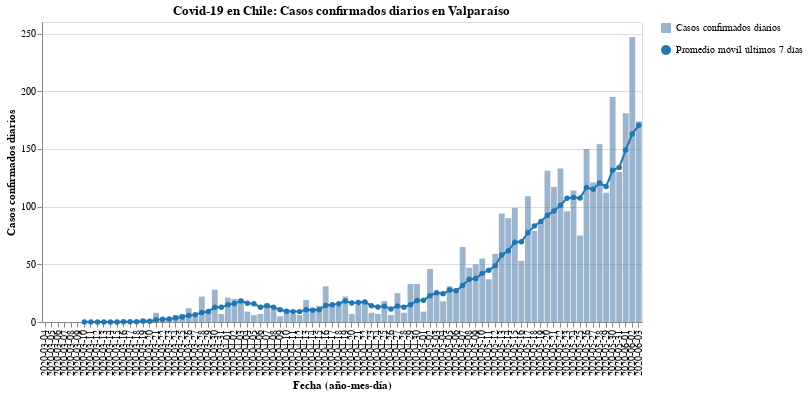

Notebook source saved alongside this figure:
### Code cell
#hide_input
bars, line = my_cases_plot(region)
(bars + line).properties(
    title=f'Covid-19 en Chile: Casos confirmados diarios en {region}',
    width=600
)

### Figure 1 — Vega-Lite specification as saved in the notebook (floating-point values rounded to 4 significant figures)
{"config": {"view": {"continuousWidth": 400, "continuousHeight": 300}}, "layer": [{"mark": {"type": "bar", "opacity": 0.7}, "encoding": {"opacity": {"type": "nominal", "field": "Casos confirmados diarios", "legend": {"title": ""}}, "tooltip": [{"type": "nominal", "field": "Fecha"}, {"type": "quantitative", "field": "Casos confirmados"}], "x": {"type": "nominal", "axis": {"title": "Fecha (año-mes-día)"}, "field": "Fecha"}, "y": {"type": "quantitative", "axis": {"title": "Casos confirmados diarios"}, "field": "Casos confirmados"}}}, {"mark": {"type": "line", "color": "#1f77b4", "point": {"filled": true, "fill": "#1f77b4"}}, "encoding": {"shape": {"type": "nominal", "field": "Promedio móvil últimos 7 días", "legend": {"title": ""}}, "x": {"type": "nominal", "axis": {"title": "Fecha (año-mes-día)"}, "field": "Fecha"}, "y": {"type": "quantitative", "field": "Rolling"}}}], "data": {"name": "data-db1f5ab340fe4c16c5cc897d50a43fb3"}, "title": "Covid-19 en Chile: Casos confirmados diarios en Valparaíso", "width": 600, "$schema": "https://vega.github.io/schema/vega-lite/v4.8.1.json", "datasets": {"data-db1f5ab340fe4c16c5cc897d50a43fb3": [{"Fecha": "2020-03-04", "Casos confirmados": 0, "Rolling": null, "Casos confirmados diarios": "Casos confirmados diarios", "Promedio móvil últimos 7 días": "Promedio móvil últimos 7 días"}, {"Fecha": "2020-03-05", "Casos confirmados": 0, "Rolling": null, "Casos confirmados diarios": "Casos confirmados diarios", "Promedio móvil últimos 7 días": "Promedio móvil últimos 7 días"}, {"Fecha": "2020-03-06", "Casos confirmados": 0, "Rolling": null, "Casos confirmados diarios": "Casos confirmados diarios", "Promedio móvil últimos 7 días": "Promedio móvil últimos 7 días"}, {"Fecha": "2020-03-07", "Casos confirmados": 0, "Rolling": null, "Casos confirmados diarios": "Casos confirmados diarios", "Promedio móvil últimos 7 días": "Promedio móvil últimos 7 días"}, {"Fecha": "2020-03-08", "Casos confirmados": 0, "Rolling": null, "Casos confirmados diarios": "Casos confirmados diarios", "Promedio móvil últimos 7 días": "Promedio móvil últimos 7 días"}, {"Fecha": "2020-03-09", "Casos confirmados": 0, "Rolling": null, "Casos confirmados diarios": "Casos confirmados diarios", "Promedio móvil últimos 7 días": "Promedio móvil últimos 7 días"}, {"Fecha": "2020-03-10", "Casos confirmados": 0, "Rolling": 0.0, "Casos confirmados diarios": "Casos confirmados diarios", "Promedio móvil últimos 7 días": "Promedio móvil últimos 7 días"}, {"Fecha": "2020-03-11", "Casos confirmados": 0, "Rolling": 0.0, "Casos confirmados diarios": "Casos confirmados diarios", "Promedio móvil últimos 7 días": "Promedio móvil últimos 7 días"}, {"Fecha": "2020-03-12", "Casos confirmados": 0, "Rolling": 0.0, "Casos confirmados diarios": "Casos confirmados diarios", "Promedio móvil últimos 7 días": "Promedio móvil últimos 7 días"}, {"Fecha": "2020-03-13", "Casos confirmados": 0, "Rolling": 0.0, "Casos confirmados diarios": "Casos confirmados diarios", "Promedio móvil últimos 7 días": "Promedio móvil últimos 7 días"}, {"Fecha": "2020-03-14", "Casos confirmados": 0, "Rolling": 0.0, "Casos confirmados diarios": "Casos confirmados diarios", "Promedio móvil últimos 7 días": "Promedio móvil últimos 7 días"}, {"Fecha": "2020-03-15", "Casos confirmados": 0, "Rolling": 0.0, "Casos confirmados diarios": "Casos confirmados diarios", "Promedio móvil últimos 7 días": "Promedio móvil últimos 7 días"}, {"Fecha": "2020-03-16", "Casos confirmados": 1, "Rolling": 0.1429, "Casos confirmados diarios": "Casos confirmados diarios", "Promedio móvil últimos 7 días": "Promedio móvil últimos 7 días"}, {"Fecha": "2020-03-17", "Casos confirmados": 0, "Rolling": 0.1429, "Casos confirmados diarios": "Casos confirmados diarios", "Promedio móvil últimos 7 días": "Promedio móvil últimos 7 días"}, {"Fecha": "2020-03-18", "Casos confirmados": 0, "Rolling": 0.1429, "Casos confirmados diarios": "Casos confirmados diarios", "Promedio móvil últimos 7 días": "Promedio móvil últimos 7 días"}, {"Fecha": "2020-03-19", "Casos confirmados": 3, "Rolling": 0.5714, "Casos confirmados diarios": "Casos confirmados diarios", "Promedio móvil últimos 7 días": "Promedio móvil últimos 7 días"}, {"Fecha": "2020-03-20", "Casos confirmados": 1, "Rolling": 0.7143, "Casos confirmados diarios": "Casos confirmados diarios", "Promedio móvil últimos 7 días": "Promedio móvil últimos 7 días"}, {"Fecha": "2020-03-21", "Casos confirmados": 8, "Rolling": 1.857, "Casos confirmados diarios": "Casos confirmados diarios", "Promedio móvil últimos 7 días": "Promedio móvil últimos 7 días"}, {"Fecha": "2020-03-22", "Casos confirmados": 3, "Rolling": 2.286, "Casos confirmados diarios": "Casos confirmados diarios", "Promedio móvil últimos 7 días": "Promedio móvil últimos 7 días"}, {"Fecha": "2020-03-23", "Casos confirmados": 3, "Rolling": 2.571, "Casos confirmados diarios": "Casos confirmados diarios", "Promedio móvil últimos 7 días": "Promedio móvil últimos 7 días"}, {"Fecha": "2020-03-24", "Casos confirmados": 6, "Rolling": 3.429, "Casos confirmados diarios": "Casos confirmados diarios", "Promedio móvil últimos 7 días": "Promedio móvil últimos 7 días"}, {"Fecha": "2020-03-25", "Casos confirmados": 7, "Rolling": 4.429, "Casos confirmados diarios": "Casos confirmados diarios", "Promedio móvil últimos 7 días": "Promedio móvil últimos 7 días"}, {"Fecha": "2020-03-26", "Casos confirmados": 12, "Rolling": 5.714, "Casos confirmados diarios": "Casos confirmados diarios", "Promedio móvil últimos 7 días": "Promedio móvil últimos 7 días"}, {"Fecha": "2020-03-27", "Casos confirmados": 5, "Rolling": 6.286, "Casos confirmados diarios": "Casos confirmados diarios", "Promedio móvil últimos 7 días": "Promedio móvil últimos 7 días"}, {"Fecha": "2020-03-28", "Casos confirmados": 22, "Rolling": 8.286, "Casos confirmados diarios": "Casos confirmados diarios", "Promedio móvil últimos 7 días": "Promedio móvil últimos 7 días"}, {"Fecha": "2020-03-29", "Casos confirmados": 9, "Rolling": 9.143, "Casos confirmados diarios": "Casos confirmados diarios", "Promedio móvil últimos 7 días": "Promedio móvil últimos 7 días"}, {"Fecha": "2020-03-30", "Casos confirmados": 28, "Rolling": 12.71, "Casos confirmados diarios": "Casos confirmados diarios", "Promedio móvil últimos 7 días": "Promedio móvil últimos 7 días"}, {"Fecha": "2020-03-31", "Casos confirmados": 7, "Rolling": 12.86, "Casos confirmados diarios": "Casos confirmados diarios", "Promedio móvil últimos 7 días": "Promedio móvil últimos 7 días"}, {"Fecha": "2020-04-01", "Casos confirmados": 21, "Rolling": 14.86, "Casos confirmados diarios": "Casos confirmados diarios", "Promedio móvil últimos 7 días": "Promedio móvil últimos 7 días"}, {"Fecha": "2020-04-02", "Casos confirmados": 20, "Rolling": 16.0, "Casos confirmados diarios": "Casos confirmados diarios", "Promedio móvil últimos 7 días": "Promedio móvil últimos 7 días"}, {"Fecha": "2020-04-03", "Casos confirmados": 20, "Rolling": 18.14, "Casos confirmados diarios": "Casos confirmados diarios", "Promedio móvil últimos 7 días": "Promedio móvil últimos 7 días"}, {"Fecha": "2020-04-04", "Casos confirmados": 9, "Rolling": 16.29, "Casos confirmados diarios": "Casos confirmados diarios", "Promedio móvil últimos 7 días": "Promedio móvil últimos 7 días"}, {"Fecha": "2020-04-05", "Casos confirmados": 6, "Rolling": 15.86, "Casos confirmados diarios": "Casos confirmados diarios", "Promedio móvil últimos 7 días": "Promedio móvil últimos 7 días"}, {"Fecha": "2020-04-06", "Casos confirmados": 7, "Rolling": 12.86, "Casos confirmados diarios": "Casos confirmados diarios", "Promedio móvil últimos 7 días": "Promedio móvil últimos 7 días"}, {"Fecha": "2020-04-07", "Casos confirmados": 16, "Rolling": 14.14, "Casos confirmados diarios": "Casos confirmados diarios", "Promedio móvil últimos 7 días": "Promedio móvil últimos 7 días"}, {"Fecha": "2020-04-08", "Casos confirmados": 11, "Rolling": 12.71, "Casos confirmados diarios": "Casos confirmados diarios", "Promedio móvil últimos 7 días": "Promedio móvil últimos 7 días"}, {"Fecha": "2020-04-09", "Casos confirmados": 5, "Rolling": 10.57, "Casos confirmados diarios": "Casos confirmados diarios", "Promedio móvil últimos 7 días": "Promedio móvil últimos 7 días"}, {"Fecha": "2020-04-10", "Casos confirmados": 11, "Rolling": 9.286, "Casos confirmados diarios": "Casos confirmados diarios", "Promedio móvil últimos 7 días": "Promedio móvil últimos 7 días"}, {"Fecha": "2020-04-11", "Casos confirmados": 7, "Rolling": 9.0, "Casos confirmados diarios": "Casos confirmados diarios", "Promedio móvil últimos 7 días": "Promedio móvil últimos 7 días"}, {"Fecha": "2020-04-12", "Casos confirmados": 6, "Rolling": 9.0, "Casos confirmados diarios": "Casos confirmados diarios", "Promedio móvil últimos 7 días": "Promedio móvil últimos 7 días"}, {"Fecha": "2020-04-13", "Casos confirmados": 19, "Rolling": 10.71, "Casos confirmados diarios": "Casos confirmados diarios", "Promedio móvil últimos 7 días": "Promedio móvil últimos 7 días"}, {"Fecha": "2020-04-14", "Casos confirmados": 12, "Rolling": 10.14, "Casos confirmados diarios": "Casos confirmados diarios", "Promedio móvil últimos 7 días": "Promedio móvil últimos 7 días"}, {"Fecha": "2020-04-15", "Casos confirmados": 14, "Rolling": 10.57, "Casos confirmados diarios": "Casos confirmados diarios", "Promedio móvil últimos 7 días": "Promedio móvil últimos 7 días"}, {"Fecha": "2020-04-16", "Casos confirmados": 31, "Rolling": 14.29, "Casos confirmados diarios": "Casos confirmados diarios", "Promedio móvil últimos 7 días": "Promedio móvil últimos 7 días"}, {"Fecha": "2020-04-17", "Casos confirmados": 15, "Rolling": 14.86, "Casos confirmados diarios": "Casos confirmados diarios", "Promedio móvil últimos 7 días": "Promedio móvil últimos 7 días"}, {"Fecha": "2020-04-18", "Casos confirmados": 14, "Rolling": 15.86, "Casos confirmados diarios": "Casos confirmados diarios", "Promedio móvil últimos 7 días": "Promedio móvil últimos 7 días"}, {"Fecha": "2020-04-19", "Casos confirmados": 22, "Rolling": 18.14, "Casos confirmados diarios": "Casos confirmados diarios", "Promedio móvil últimos 7 días": "Promedio móvil últimos 7 días"}, {"Fecha": "2020-04-20", "Casos confirmados": 7, "Rolling": 16.43, "Casos confirmados diarios": "Casos confirmados diarios", "Promedio móvil últimos 7 días": "Promedio móvil últimos 7 días"}, {"Fecha": "2020-04-21", "Casos confirmados": 15, "Rolling": 16.86, "Casos confirmados diarios": "Casos confirmados diarios", "Promedio móvil últimos 7 días": "Promedio móvil últimos 7 días"}, {"Fecha": "2020-04-22", "Casos confirmados": 18, "Rolling": 17.43, "Casos confirmados diarios": "Casos confirmados diarios", "Promedio móvil últimos 7 días": "Promedio móvil últimos 7 días"}, {"Fecha": "2020-04-23", "Casos confirmados": 8, "Rolling": 14.14, "Casos confirmados diarios": "Casos confirmados diarios", "Promedio móvil últimos 7 días": "Promedio móvil últimos 7 días"}, {"Fecha": "2020-04-24", "Casos confirmados": 7, "Rolling": 13.0, "Casos confirmados diarios": "Casos confirmados diarios", "Promedio móvil últimos 7 días": "Promedio móvil últimos 7 días"}, {"Fecha": "2020-04-25", "Casos confirmados": 18, "Rolling": 13.57, "Casos confirmados diarios": "Casos confirmados diarios", "Promedio móvil últimos 7 días": "Promedio móvil últimos 7 días"}, {"Fecha": "2020-04-26", "Casos confirmados": 6, "Rolling": 11.29, "Casos confirmados diarios": "Casos confirmados diarios", "Promedio móvil últimos 7 días": "Promedio móvil últimos 7 días"}, {"Fecha": "2020-04-27", "Casos confirmados": 25, "Rolling": 13.86, "Casos confirmados diarios": "Casos confirmados diarios", "Promedio móvil últimos 7 días": "Promedio móvil últimos 7 días"}, {"Fecha": "2020-04-28", "Casos confirmados": 8, "Rolling": 12.86, "Casos confirmados diarios": "Casos confirmados diarios", "Promedio móvil últimos 7 días": "Promedio móvil últimos 7 días"}, {"Fecha": "2020-04-29", "Casos confirmados": 33, "Rolling": 15.0, "Casos confirmados diarios": "Casos confirmados diarios", "Promedio móvil últimos 7 días": "Promedio móvil últimos 7 días"}, {"Fecha": "2020-04-30", "Casos confirmados": 33, "Rolling": 18.57, "Casos confirmados diarios": "Casos confirmados diarios", "Promedio móvil últimos 7 días": "Promedio móvil últimos 7 días"}, {"Fecha": "2020-05-01", "Casos confirmados": 9, "Rolling": 18.86, "Casos confirmados diarios": "Casos confirmados diarios", "Promedio móvil últimos 7 días": "Promedio móvil últimos 7 días"}, {"Fecha": "2020-05-02", "Casos confirmados": 46, "Rolling": 22.86, "Casos confirmados diarios": "Casos confirmados diarios", "Promedio móvil últimos 7 días": "Promedio móvil últimos 7 días"}, {"Fecha": "2020-05-03", "Casos confirmados": 24, "Rolling": 25.43, "Casos confirmados diarios": "Casos confirmados diarios", "Promedio móvil últimos 7 días": "Promedio móvil últimos 7 días"}, {"Fecha": "2020-05-04", "Casos confirmados": 18, "Rolling": 24.43, "Casos confirmados diarios": "Casos confirmados diarios", "Promedio móvil últimos 7 días": "Promedio móvil últimos 7 días"}, {"Fecha": "2020-05-05", "Casos confirmados": 31, "Rolling": 27.71, "Casos confirmados diarios": "Casos confirmados diarios", "Promedio móvil últimos 7 días": "Promedio móvil últimos 7 días"}, {"Fecha": "2020-05-06", "Casos confirmados": 29, "Rolling": 27.14, "Casos confirmados diarios": "Casos confirmados diarios", "Promedio móvil últimos 7 días": "Promedio móvil últimos 7 días"}, {"Fecha": "2020-05-07", "Casos confirmados": 65, "Rolling": 31.71, "Casos confirmados diarios": "Casos confirmados diarios", "Promedio móvil últimos 7 días": "Promedio móvil últimos 7 días"}, {"Fecha": "2020-05-08", "Casos confirmados": 47, "Rolling": 37.14, "Casos confirmados diarios": "Casos confirmados diarios", "Promedio móvil últimos 7 días": "Promedio móvil últimos 7 días"}, {"Fecha": "2020-05-09", "Casos confirmados": 50, "Rolling": 37.71, "Casos confirmados diarios": "Casos confirmados diarios", "Promedio móvil últimos 7 días": "Promedio móvil últimos 7 días"}, {"Fecha": "2020-05-10", "Casos confirmados": 55, "Rolling": 42.14, "Casos confirmados diarios": "Casos confirmados diarios", "Promedio móvil últimos 7 días": "Promedio móvil últimos 7 días"}, {"Fecha": "2020-05-11", "Casos confirmados": 37, "Rolling": 44.86, "Casos confirmados diarios": "Casos confirmados diarios", "Promedio móvil últimos 7 días": "Promedio móvil últimos 7 días"}, {"Fecha": "2020-05-12", "Casos confirmados": 59, "Rolling": 48.86, "Casos confirmados diarios": "Casos confirmados diarios", "Promedio móvil últimos 7 días": "Promedio móvil últimos 7 días"}, {"Fecha": "2020-05-13", "Casos confirmados": 94, "Rolling": 58.14, "Casos confirmados diarios": "Casos confirmados diarios", "Promedio móvil últimos 7 días": "Promedio móvil últimos 7 días"}, {"Fecha": "2020-05-14", "Casos confirmados": 90, "Rolling": 61.71, "Casos confirmados diarios": "Casos confirmados diarios", "Promedio móvil últimos 7 días": "Promedio móvil últimos 7 días"}, {"Fecha": "2020-05-15", "Casos confirmados": 99, "Rolling": 69.14, "Casos confirmados diarios": "Casos confirmados diarios", "Promedio móvil últimos 7 días": "Promedio móvil últimos 7 días"}, {"Fecha": "2020-05-16", "Casos confirmados": 53, "Rolling": 69.57, "Casos confirmados diarios": "Casos confirmados diarios", "Promedio móvil últimos 7 días": "Promedio móvil últimos 7 días"}, {"Fecha": "2020-05-17", "Casos confirmados": 109, "Rolling": 77.29, "Casos confirmados diarios": "Casos confirmados diarios", "Promedio móvil últimos 7 días": "Promedio móvil últimos 7 días"}, {"Fecha": "2020-05-18", "Casos confirmados": 79, "Rolling": 83.29, "Casos confirmados diarios": "Casos confirmados diarios", "Promedio móvil últimos 7 días": "Promedio móvil últimos 7 días"}, {"Fecha": "2020-05-19", "Casos confirmados": 86, "Rolling": 87.14, "Casos confirmados diarios": "Casos confirmados diarios", "Promedio móvil últimos 7 días": "Promedio móvil últimos 7 días"}, {"Fecha": "2020-05-20", "Casos confirmados": 131, "Rolling": 92.43, "Casos confirmados diarios": "Casos confirmados diarios", "Promedio móvil últimos 7 días": "Promedio móvil últimos 7 días"}, {"Fecha": "2020-05-21", "Casos confirmados": 117, "Rolling": 96.29, "Casos confirmados diarios": "Casos confirmados diarios", "Promedio móvil últimos 7 días": "Promedio móvil últimos 7 días"}, {"Fecha": "2020-05-22", "Casos confirmados": 133, "Rolling": 101.1, "Casos confirmados diarios": "Casos confirmados diarios", "Promedio móvil últimos 7 días": "Promedio móvil últimos 7 días"}, {"Fecha": "2020-05-23", "Casos confirmados": 96, "Rolling": 107.3, "Casos confirmados diarios": "Casos confirmados diarios", "Promedio móvil últimos 7 días": "Promedio móvil últimos 7 días"}, {"Fecha": "2020-05-24", "Casos confirmados": 114, "Rolling": 108.0, "Casos confirmados diarios": "Casos confirmados diarios", "Promedio móvil últimos 7 días": "Promedio móvil últimos 7 días"}, {"Fecha": "2020-05-25", "Casos confirmados": 75, "Rolling": 107.4, "Casos confirmados diarios": "Casos confirmados diarios", "Promedio móvil últimos 7 días": "Promedio móvil últimos 7 días"}, {"Fecha": "2020-05-26", "Casos confirmados": 150, "Rolling": 116.6, "Casos confirmados diarios": "Casos confirmados diarios", "Promedio móvil últimos 7 días": "Promedio móvil últimos 7 días"}, {"Fecha": "2020-05-27", "Casos confirmados": 121, "Rolling": 115.1, "Casos confirmados diarios": "Casos confirmados diarios", "Promedio móvil últimos 7 días": "Promedio móvil últimos 7 días"}, {"Fecha": "2020-05-28", "Casos confirmados": 154, "Rolling": 120.4, "Casos confirmados diarios": "Casos confirmados diarios", "Promedio móvil últimos 7 días": "Promedio móvil últimos 7 días"}, {"Fecha": "2020-05-29", "Casos confirmados": 112, "Rolling": 117.4, "Casos confirmados diarios": "Casos confirmados diarios", "Promedio móvil últimos 7 días": "Promedio móvil últimos 7 días"}, {"Fecha": "2020-05-30", "Casos confirmados": 195, "Rolling": 131.6, "Casos confirmados diarios": "Casos confirmados diarios", "Promedio móvil últimos 7 días": "Promedio móvil últimos 7 días"}, {"Fecha": "2020-05-31", "Casos confirmados": 130, "Rolling": 133.9, "Casos confirmados diarios": "Casos confirmados diarios", "Promedio móvil últimos 7 días": "Promedio móvil últimos 7 días"}, {"Fecha": "2020-06-01", "Casos confirmados": 181, "Rolling": 149.0, "Casos confirmados diarios": "Casos confirmados diarios", "Promedio móvil últimos 7 días": "Promedio móvil últimos 7 días"}, {"Fecha": "2020-06-02", "Casos confirmados": 247, "Rolling": 162.9, "Casos confirmados diarios": "Casos confirmados diarios", "Promedio móvil últimos 7 días": "Promedio móvil últimos 7 días"}, {"Fecha": "2020-06-03", "Casos confirmados": 174, "Rolling": 170.4, "Casos confirmados diarios": "Casos confirmados diarios", "Promedio móvil últimos 7 días": "Promedio móvil últimos 7 días"}]}}
